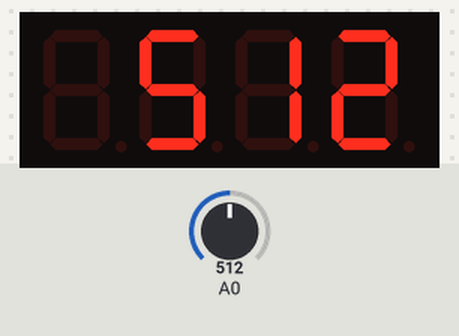
Bench run of a sketch on a simulated Arduino Uno, built with avr-gcc and run on an emulated ATmega328P. On the bench: 4-digit seven-segment display. The inputs (shaded band) are chosen by the test bench; at power-on: A0 = 512. What the sketch prints to the serial monitor is not drawn.

Above: at 2.2 s.
2.3 s: A0 set to 991
At 2.7 s:
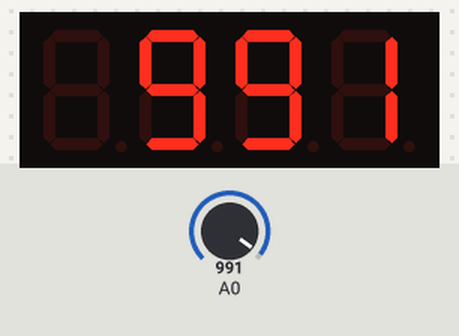
3.8 s: A0 set to 1011
At 4.7 s:
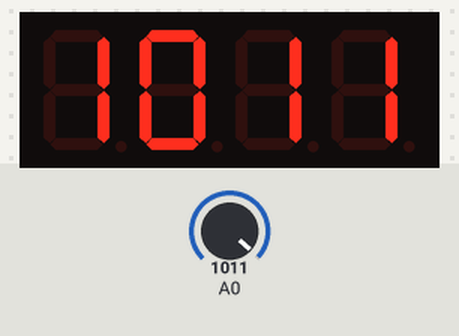
5.3 s: A0 set to 1023
At 6.5 s:
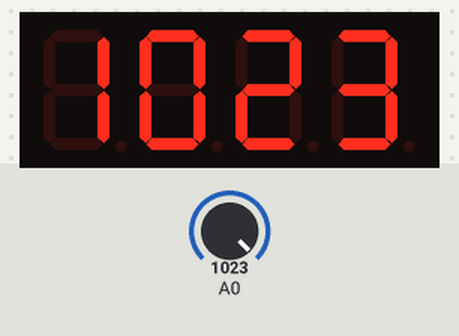
Timing chart, 0 to 8.3 s (numbered marks = the images above; inputs shaded):
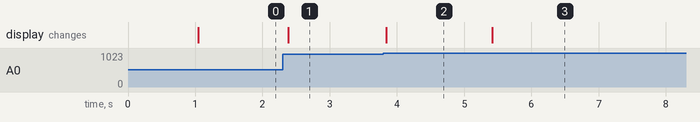

Measured:
- after the input at 2.3 s, the display: changes after 0.08 s (image 1)
- after the input at 3.8 s, the display: changes at once (image 2)
- after the input at 5.3 s, the display: changes after 0.12 s (image 3)

The sketch:

index.ino
```cpp
#include <Arduino.h>
#include <Wire.h>
#include <TM1637Display.h>
#define SERIAL_BAUD 115200

#define CLK 2
#define DIO 3
TM1637Display display(CLK, DIO);

void setup() {
  Serial.begin(SERIAL_BAUD);
  while(!Serial) {}

  uint8_t data[] = { 0xff, 0xff, 0xff, 0xff };
  display.setBrightness(0x0f);
  display.setSegments(data);
  delay(1000);
}

void loop() {
    int ky_03x=analogRead(A0);
    display.showNumberDec(ky_03x, false);
    Serial.print("ky_03x: ");
    Serial.print(ky_03x);
    delay(100);
}
```
